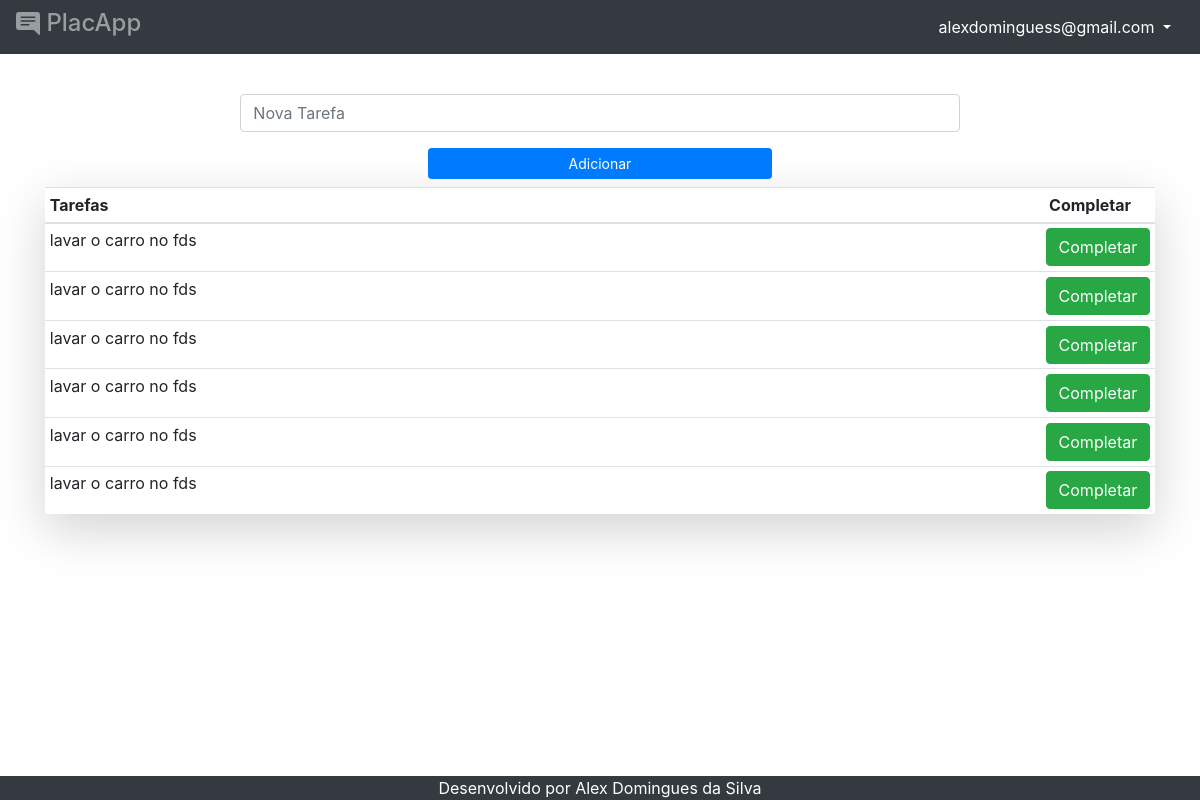
Before: /todo (signed in) with the older database file.
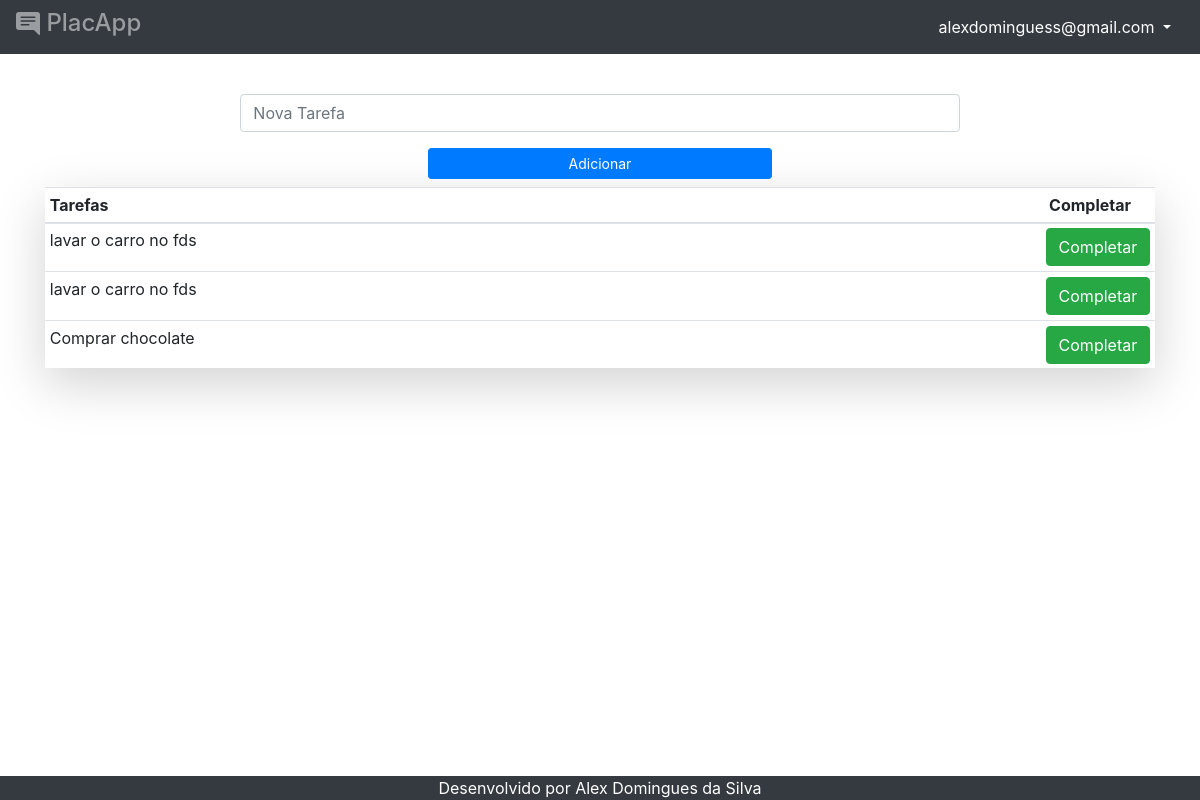
After: the same page with the newer database file.
### tables this page shows
CREATE TABLE tarefas (tarefa_id integer primary key, email text, tarefa text NOT NULL);

### main.py (the view)
@app.route("/todo", methods=["GET", "POST"])
def todo_list():
    try:
        if session["user"]:
            sql = "SELECT * FROM tarefas WHERE email = " + "'" + session["user"] + "'"
            tarefas = get_data(sql)
            return render_template("todo.html", tarefas=tarefas, user=session["user"])
    except:
        return redirect("/")

### db_functions.py (called while the page is built)
def db_connection():
    conn = sqlite3.connect('data_base.db')  # Connect to db. If it does not exist it will create a new one
    return conn

def get_data(sql):
    conn = db_connection()
    cursor = conn.cursor()
    cursor.execute(sql)
    result = cursor.fetchall()
    return result

### templates/todo.html (shortened to what this page needs)
{% extends "basetemplate.html" %}
{% block nav %}
    {%if user%}
    <div class="dropdown">
        <button class="btn btn btn-dark dropdown-toggle" type="button" id="dropdownMenuButton" data-toggle="dropdown" aria-haspopup="true" aria-expanded="false">
          {{user}}
        </button>
      </div>
    {%endif%}
{% endblock %}
{% block content %}
<div class="container">
    <div class="row p-3"></div>
    <form action="/add_tarefa" method="POST">
        <div class="row p-2">
            <div class="col-2"></div>
            <div class="col-8">
                <input type="text" id="inputEmail" name = "tarefa" class="form-control" placeholder="Nova Tarefa" required autofocus>
            </div>
        </div>
        <div class="row p-2">
            <div class="col-4"></div>
            <div class="col-4">
                <input type="submit" value="Adicionar" class="btn btn-sm btn-primary btn-block">
            </div>
        </div>
    </form>
    <table class="table table-sm table-hover shadow-lg">
        <thead>
            <tr>
                <th>Tarefas</td>
                <th class = "text-right pr-4">Completar</td>
            </tr>
                {%for tarefa in tarefas%}
                    <tr>
                        <td>{{tarefa[2]}}</td>
                        <td class = "text-right">
                            <form action="/completar_tarefa" method="POST">
                                <input  class="btn btn-success" type="submit" value="Completar">
                            </form>
                        </td>
                    </tr>
                {%endfor%}
        </thead>
    </table>
</div>
{% endblock %}

Changed rows visible on the page:
removed tarefas: tarefa "lavar o carro no fds"
removed tarefas: tarefa "lavar o carro no fds"
removed tarefas: tarefa "lavar o carro no fds"
removed tarefas: tarefa "lavar o carro no fds"
added tarefas: tarefa "Comprar chocolate"
